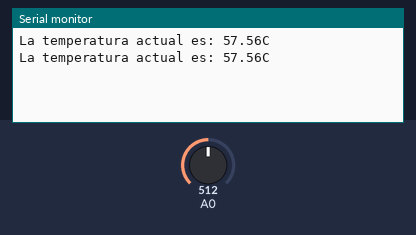
The sketch below on a simulated Arduino Uno, built with avr-gcc and run on an emulated ATmega328P. Parts: the last lines printed to the serial monitor. The inputs (shaded band) are chosen by the test bench; at power-on: A0 = 512.

Above: at 1.8 s.
1.9 s: A0 set to 716
At 2.8 s:
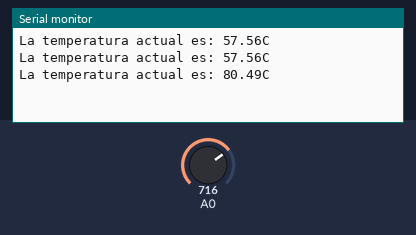
3.4 s: A0 set to 900
At 4.8 s:
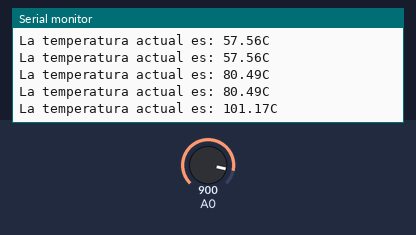
Timing chart, 0 to 6.4 s (numbered marks = the images above; inputs shaded):
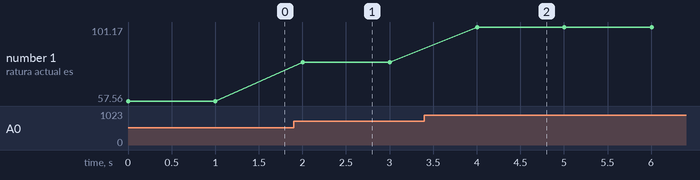

The sketch:

Practi1.ino
```cpp
float v = 0.0;
float T = 0.0;
void setup()
{
  pinMode(A0,INPUT);
  Serial.begin(9600);
}

void loop()
{
  v = analogRead(A0);
  T= float((v*115)/1023);
  Serial.print("La temperatura actual es: ");
  Serial.print(T);
  Serial.println("C");
  delay(1000);
}
```

Measured:
- after the input at 1.9 s, the serial monitor: prints a new line after 0.10 s (image 1)
- after the input at 3.4 s, the serial monitor: prints a new line after 0.60 s (image 2)
- plotted number 1: 57.56 → 80.49 after the input at 1.9 s, 80.49 → 101.17 after the input at 3.4 s
